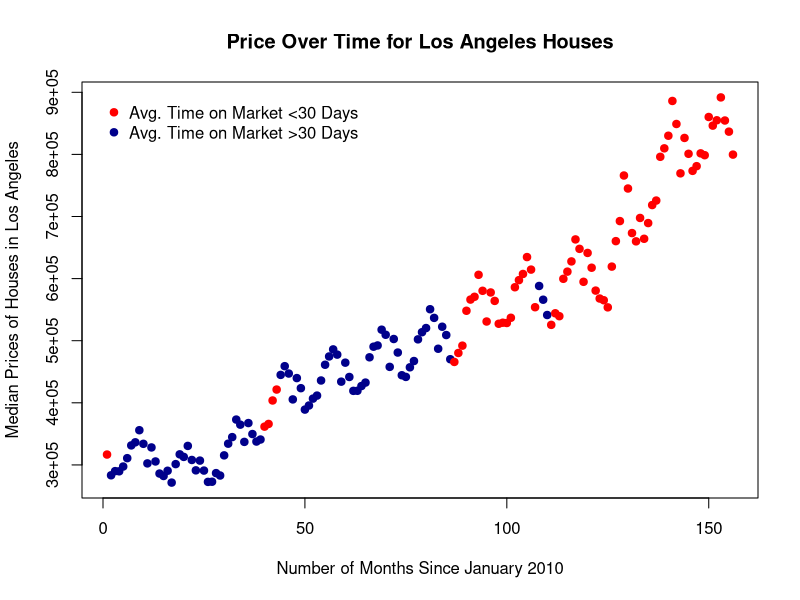
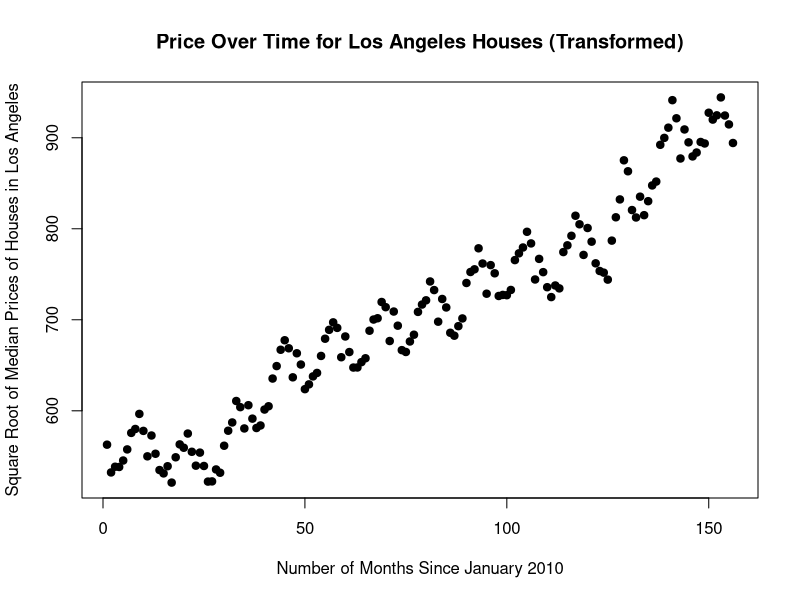
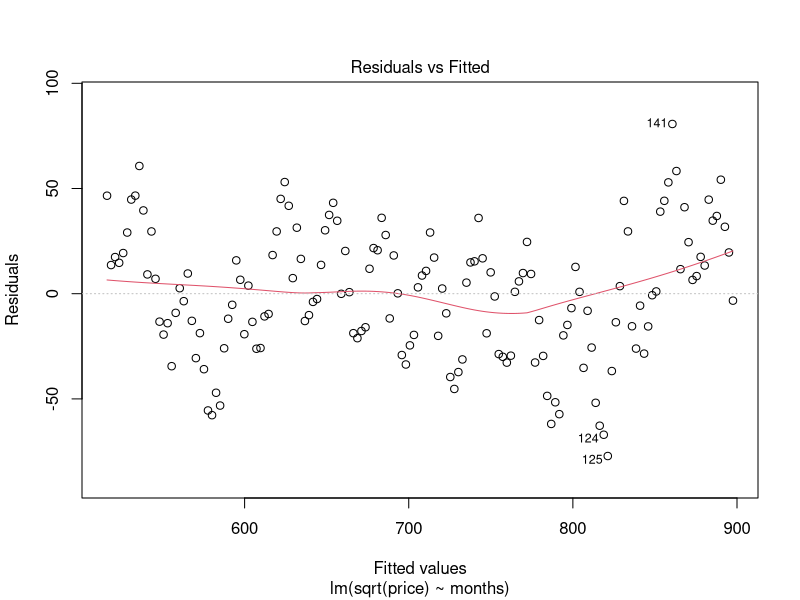
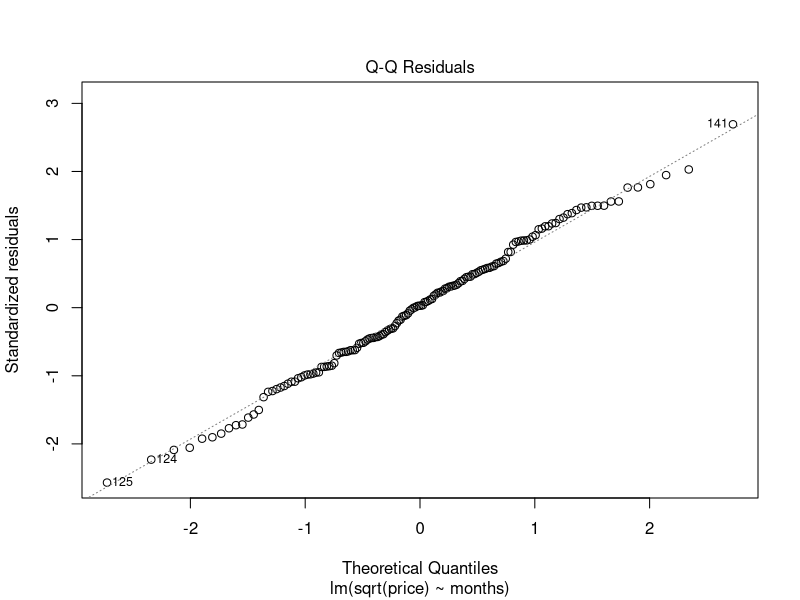
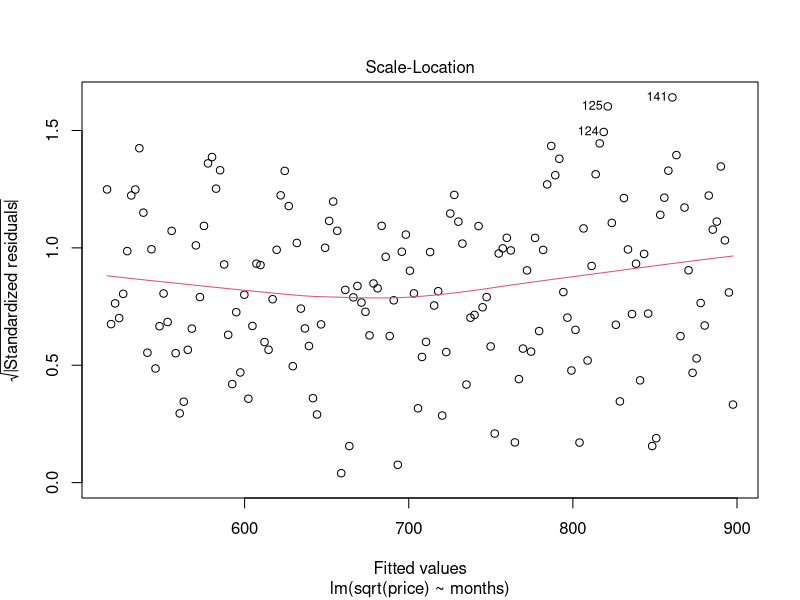
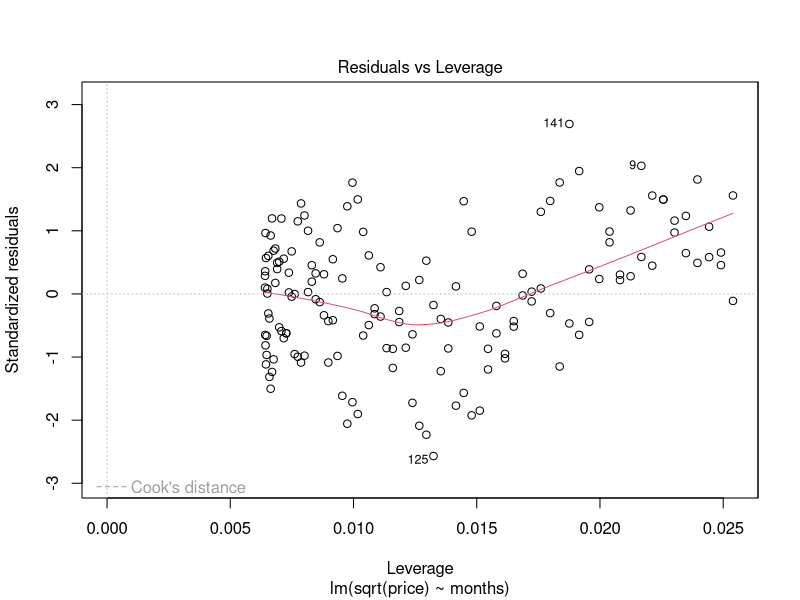

Write the R code that produced these figures, in order. (Note: this script raises an error after producing the figures.)
la <- read.csv("LADataAFter2010.csv", header = TRUE)
head(la)

# plot to show the trend of median housing price in LA over time
plot(x = la$months, y = la$price, xlab = "Number of Months Since January 2010", 
     ylab = "Median Prices of Houses in Los Angeles", main = "Price Over Time for Los Angeles Houses", 
     col = c("red", "darkblue")[as.integer(factor(la$time > 30))],
     cex = 1, pch = 19)
legend(x = -1, y = 9e+05, legend = c("Avg. Time on Market <30 Days", "Avg. Time on Market >30 Days"), 
       pch = 19, col = c("red", "darkblue"), bty = "n")

# transformed data scatterplot to create linear relationship
plot(x = la$months, y = sqrt(la$price), xlab = "Number of Months Since January 2010", 
     ylab = "Square Root of Median Prices of Houses in Los Angeles", 
     main = "Price Over Time for Los Angeles Houses (Transformed)", 
     cex = 1, pch = 19)

# linear model for square root of price vs. time
model_months <- lm(sqrt(price) ~ months, data = la)
summary(model_months)
plot(model_months)

# what the model predicts for our data
price_predictions <- (predict(model_months, data.frame("months" = 1:156)))^2

# plot of the difference between the model's prediction and the actual data
plot(x = 1:156, y = change, cex = 1, pch = 19, 
     ylab = "Difference in Prediction and Actual Median Price", xaxt = "n", 
     col = c("red", "darkblue")[as.integer(factor(abs(change) < 50000))])
legend(x = -5, y = 155000, legend = c(">50000", "<50000"), 
       pch = 19, col = c("red", "darkblue"), bty = "n")

# predicting the median price of LA homes for each month in 2023
predict_2023 <- data.frame("months" = 157:168)
predict(model_months, predict_2023)

